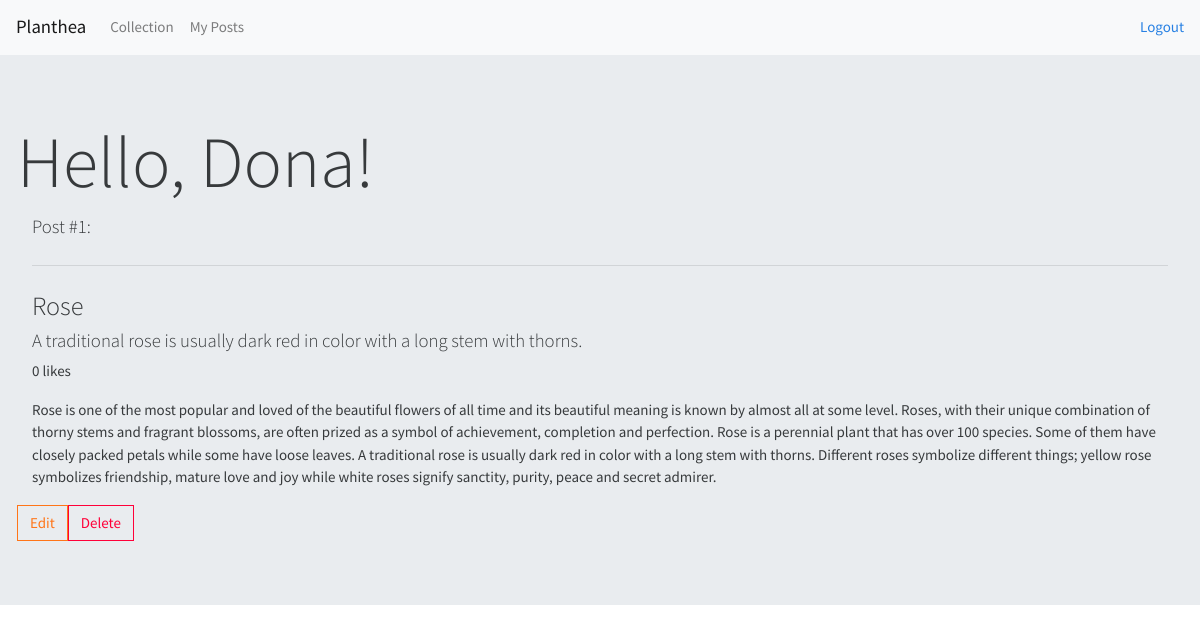
/posts/1 (signed in), run on the app's committed database.
### flowers/models.py (models this page shows)
class User(models.Model):
	first_name = models.CharField(max_length=255)
	last_name = models.CharField(max_length=255)
	email = models.CharField(max_length=255)
	password = models.CharField(max_length=255)
	created_at = models.DateTimeField(auto_now_add=True)
	updated_at = models.DateTimeField(auto_now=True)
	objects = UserManager()

class Post(models.Model):
    title = models.CharField(max_length=15)
    description = models.CharField(max_length=100)
    content = models.TextField()
    created_at = models.DateTimeField(auto_now_add=True)
    updated_at = models.DateTimeField(auto_now=True)
    posted_by = models.ForeignKey(User, related_name="has_posts", on_delete=models.CASCADE)
    liked_by = models.ManyToManyField(User, related_name="has_likes")
    collection = models.ForeignKey(User, related_name="has_collected", on_delete=models.CASCADE, null=True)
    objects = PostManager()

### flowers/views.py (the view)
# urls.py: path('posts/<int:id>', views.show_post),
def show_post(request, id):
    context = {
        "post": Post.objects.get(id=id),
        "logged_user": User.objects.get(id=request.session['user_id'])
    }
    return render(request, "show_post.html", context)

### flowers/templates/show_post.html (shortened to what this page needs)
<!DOCTYPE html>
<html lang="en">
<head>
    <link rel="stylesheet" href="https://bootswatch.com/4/cosmo/bootstrap.min.css">
</head>
<body>
    <nav class="navbar navbar-expand-lg navbar-light bg-light">
        <a class="navbar-brand" href="/dashboard">Planthea</a>
        <div class="collapse navbar-collapse" id="navbarColor03">
            <ul class="navbar-nav mr-auto">
                <li class="nav-item">
                    <a class="nav-link" href="/collection">Collection</a>
                </li>
                <li class="nav-item">
                    <a class="nav-link" href="/my-posts">My Posts</a>
                </li>
            </ul>
            <a href="/logout">Logout</a>
        </div>
    </nav>
    <div class="jumbotron">
        <div class="row">
            <h1 class="display-3">Hello, {{logged_user.first_name}}!</h1>
        </div>
        <p class="lead">Post #{{post.id}}:</p>
        <hr class="my-4">
        <h3>{{post.title}}</h3>
        <h5>{{post.description}}</h5>
        <p>{{post.liked_by.count}} likes</p>
        <p>{{post.content}}</p>
        <div class="row">
            <a href="/posts/edit/{{post.id}}" type="button" class="btn btn-outline-warning">Edit</a>
            <form action="/posts/delete/{{post.id}}">
                <button type="button" class="btn btn-outline-danger">Delete</button>
            </form>
        </div>
    </div>
</body>
</html>

### data on the page
User: first_name "Dona"
Post: id "1", title "Rose", description "A traditional rose is usually dark red in color with a long stem with thorns.", liked_by.count "0", content "Rose is one of the most popular and loved of the beautiful flowers of all time and its beautiful meaning is known by almost all at some level. Roses, with their unique combination of thorny stems and fragrant blossoms, are often prized as a symbol of achievement, completion and perfection. Rose is a perennial plant that has over 100 species. Some of them have closely packed petals while some have loose leaves. A traditional rose is usually dark red in color with a long stem with thorns. Different roses symbolize different things; yellow rose symbolizes friendship, mature love and joy while white roses signify sanctity, purity, peace and secret admirer."
